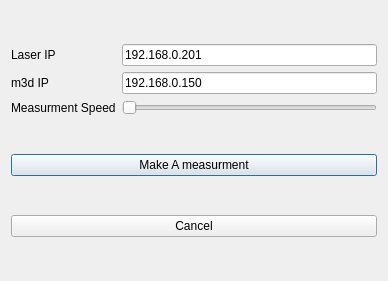
<?xml version="1.0" encoding="UTF-8"?>
<ui version="4.0">
 <class>scanWindow</class>
 <widget class="QDialog" name="scanWindow">
  <property name="geometry">
   <rect>
    <x>0</x>
    <y>0</y>
    <width>388</width>
    <height>281</height>
   </rect>
  </property>
  <property name="windowTitle">
   <string>Dialog</string>
  </property>
  <layout class="QVBoxLayout" name="verticalLayout">
   <item>
    <layout class="QGridLayout" name="gridLayout">
     <item row="1" column="0">
      <widget class="QLabel" name="label_2">
       <property name="text">
        <string>m3d IP</string>
       </property>
      </widget>
     </item>
     <item row="0" column="0">
      <widget class="QLabel" name="label">
       <property name="text">
        <string>Laser IP</string>
       </property>
      </widget>
     </item>
     <item row="0" column="1">
      <widget class="QLineEdit" name="laserIp">
       <property name="text">
        <string>192.168.0.201</string>
       </property>
      </widget>
     </item>
     <item row="1" column="1">
      <widget class="QLineEdit" name="unitIP">
       <property name="text">
        <string>192.168.0.150</string>
       </property>
      </widget>
     </item>
     <item row="2" column="1">
      <widget class="QSlider" name="speed">
       <property name="minimum">
        <number>12</number>
       </property>
       <property name="maximum">
        <number>55</number>
       </property>
       <property name="orientation">
        <enum>Qt::Horizontal</enum>
       </property>
      </widget>
     </item>
     <item row="2" column="0">
      <widget class="QLabel" name="label_3">
       <property name="text">
        <string>Measurment Speed</string>
       </property>
      </widget>
     </item>
    </layout>
   </item>
   <item>
    <widget class="QPushButton" name="pushButton">
     <property name="text">
      <string>Make A measurment</string>
     </property>
    </widget>
   </item>
   <item>
    <widget class="QPushButton" name="pushButton_2">
     <property name="text">
      <string>Cancel</string>
     </property>
    </widget>
   </item>
  </layout>
 </widget>
 <resources/>
 <connections>
  <connection>
   <sender>pushButton_2</sender>
   <signal>clicked()</signal>
   <receiver>scanWindow</receiver>
   <slot>reject()</slot>
   <hints>
    <hint type="sourcelabel">
     <x>197</x>
     <y>266</y>
    </hint>
    <hint type="destinationlabel">
     <x>388</x>
     <y>198</y>
    </hint>
   </hints>
  </connection>
  <connection>
   <sender>pushButton</sender>
   <signal>clicked()</signal>
   <receiver>scanWindow</receiver>
   <slot>makeScan()</slot>
   <hints>
    <hint type="sourcelabel">
     <x>238</x>
     <y>229</y>
    </hint>
    <hint type="destinationlabel">
     <x>377</x>
     <y>186</y>
    </hint>
   </hints>
  </connection>
 </connections>
 <slots>
  <slot>makeScan()</slot>
 </slots>
</ui>
